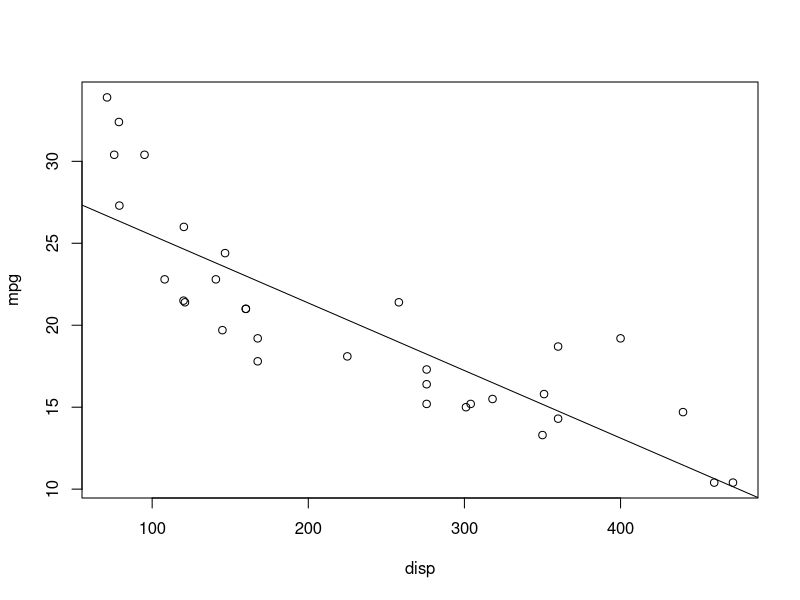
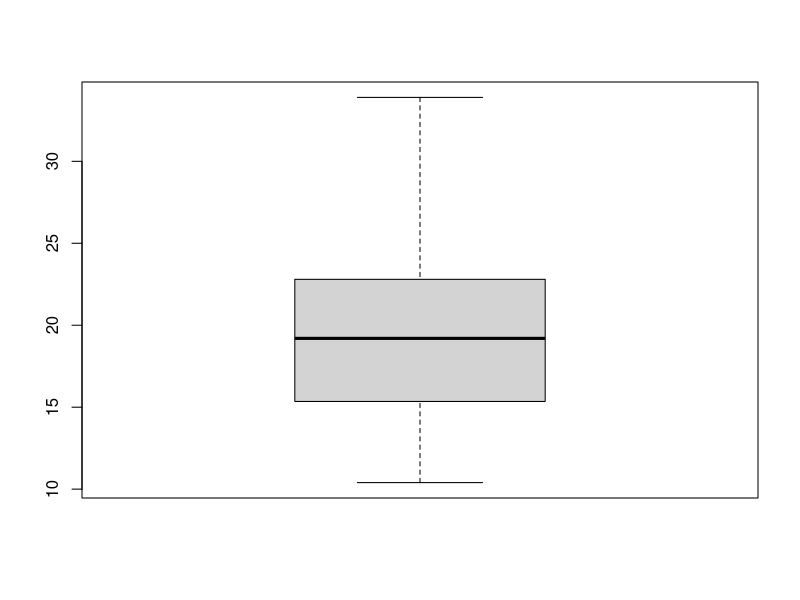

Source code (R) for these figures, in order:
attach(mtcars)
fit3 <- lm(mpg~disp)
summary(fit3)
plot(disp,mpg)
abline(fit3)
boxplot(mpg)
mtcars[2:3,1:2]
table(cyl)

mtcars[which(cyl==6 & vs!=0 & mpg >20),]
